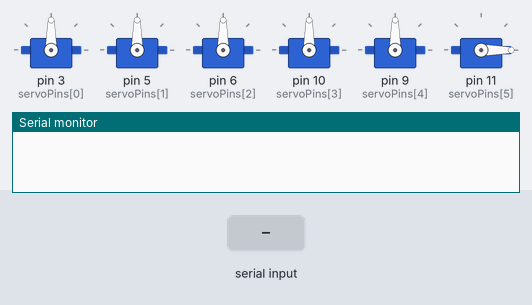
Recording of a sketch running on a simulated Arduino Uno, built with avr-gcc and run on an emulated ATmega328P. Shown: 6 × servo, the last lines printed to the serial monitor. The test bench sets the inputs (shaded band).

Above: at 1.2 s.
1.3 s: "M1:,45\n" received over Serial
At 1.8 s:
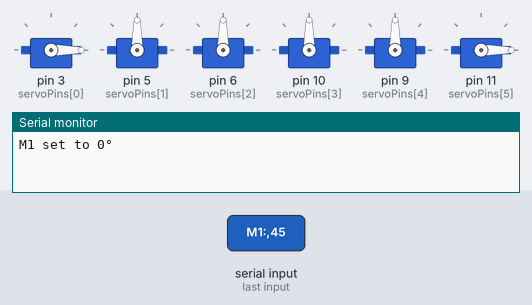
Timing chart, 0 to 4.3 s (numbered marks = the images above; inputs shaded):
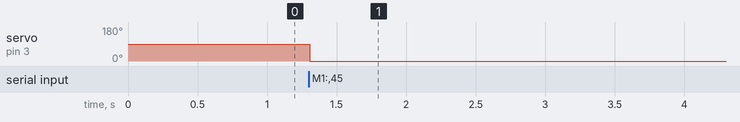

Measured:
- after the input at 1.3 s, servo on pin 3 (servoPins[0]): 90° → 0° at once

The sketch:

Robota.ino
```cpp
#include <Servo.h>

Servo servos[6];

#define BASE_SERVO 0
#define SHOULDER_SERVO 1
#define ELBOW_SERVO 2
#define WRIST_PITCH_SERVO 3
#define WRIST_ROLL_SERVO 4
#define GRIPPER_SERVO 5

int servoPins[6] = {3, 5, 6, 10, 9, 11};
int currentAngles[6] = {90, 90, 90, 90, 90, 0};

void setup() {
  Serial.begin(9600);
  for (int i = 0; i < 6; i++) {
    servos[i].attach(servoPins[i]);
    servos[i].write(currentAngles[i]);
  }
}

void loop() {
  if (Serial.available() > 0) {
    String input = Serial.readStringUntil('\n');
    input.trim();
    if (input.startsWith("M1:") && input.indexOf(',') != -1) {
      processCommand(input);
    }
  }
}

void processCommand(String command) {
  int startIndex = 0;
  int commaIndex;
  do {
    commaIndex = command.indexOf(',', startIndex);
    if (commaIndex == -1) commaIndex = command.length();
    String part = command.substring(startIndex, commaIndex);
    processServoCommand(part);
    startIndex = commaIndex + 1;
  } while (commaIndex < command.length());
}

void processServoCommand(String servoCommand) {
  int colonIndex = servoCommand.indexOf(':');
  if (colonIndex == -1) return;
  String servoStr = servoCommand.substring(0, colonIndex);
  String angleStr = servoCommand.substring(colonIndex + 1);
  int servoNum = -1;
  int angle = angleStr.toInt();

  if (servoStr == "M1") {
    servoNum = BASE_SERVO;
  } else if (servoStr == "M2") {
    servoNum = SHOULDER_SERVO;
  } else if (servoStr == "M3") {
    servoNum = ELBOW_SERVO;
  } else if (servoStr == "M4") {
    servoNum = WRIST_PITCH_SERVO;
  } else if (servoStr == "M5") {
    servoNum = WRIST_ROLL_SERVO;
  } else if (servoStr == "G") {
    servoNum = GRIPPER_SERVO;
  }

  if (servoNum != -1 && angle >= 0 && angle <= 180) {
    if (servoNum == GRIPPER_SERVO && angle > 90) angle = 90;
    servos[servoNum].write(angle);
    currentAngles[servoNum] = angle;
    Serial.print(servoStr);
    Serial.print(" set to ");
    Serial.print(angle);
    Serial.println("°");
  }
}
```
